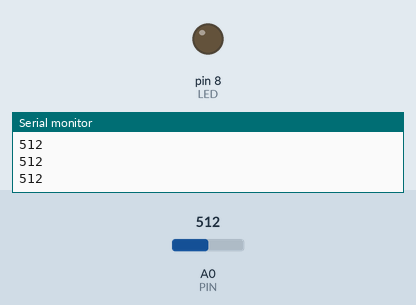
A sketch run on a simulated Arduino Uno, built with avr-gcc and run on an emulated ATmega328P. Parts: output pins drawn as LEDs (lit = HIGH), the last lines printed to the serial monitor. Inputs (shaded band) come from the test bench; at power-on: A0 (PIN) = 512.

Above: at 1.2 s.
1.3 s: A0 (PIN) set to 633
2.8 s: A0 (PIN) set to 666
At 3.8 s:
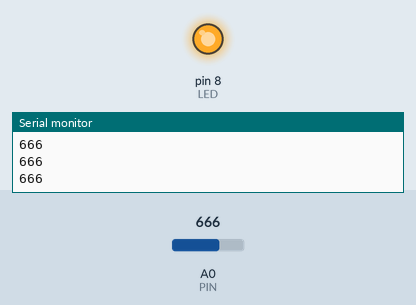
4.3 s: A0 (PIN) set to 511
At 4.9 s:
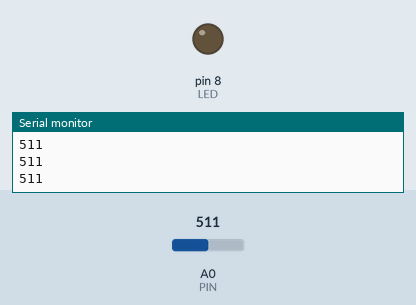
5.8 s: A0 (PIN) set to 716
At 6.1 s:
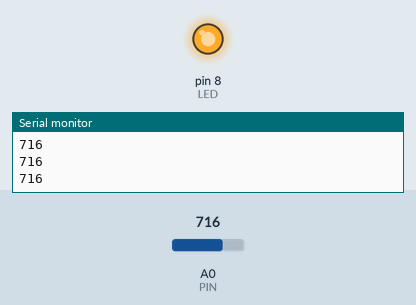
Timing chart, 0 to 8.3 s (numbered marks = the images above; inputs shaded):
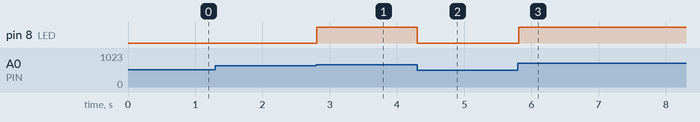

The sketch:

auto_flashlight.ino
```cpp
#define LED 8
#define PIN A0

void setup() {
  pinMode(LED, OUTPUT);
  pinMode(PIN, INPUT);
  Serial.begin(9600);

}

void loop() {
  int transition = 650;
  int x = analogRead(PIN);
  Serial.println(x);
  if (x > transition) {
    digitalWrite(LED, HIGH);
  }
  else {
    digitalWrite(LED, LOW);
  }

}
```

Measured:
- the behaviour switches between 650 and 651 on A0 (PIN) (found by bisection; images 0 and 1)
- after the input at 2.8 s, pin 8 (LED): LOW → HIGH at once
- after the input at 4.3 s, pin 8 (LED): HIGH → LOW at once
- after the input at 5.8 s, pin 8 (LED): LOW → HIGH at once
